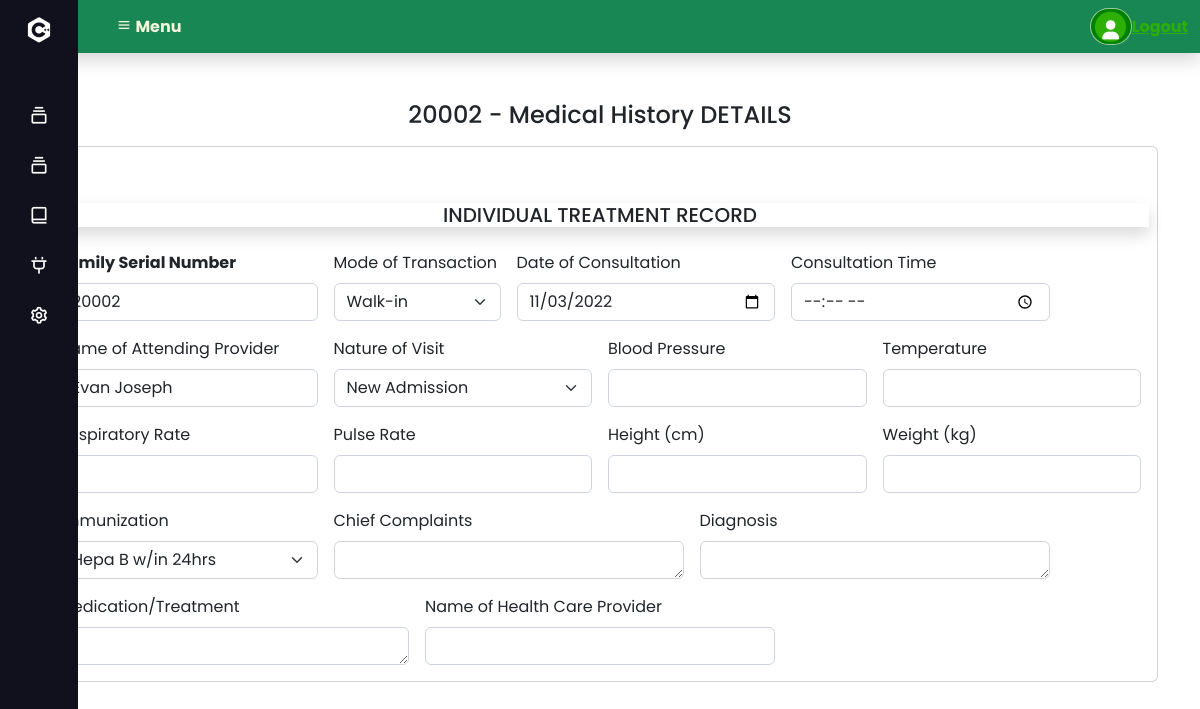
Screenshot of /view_pediaImmunization_itr.php?id=5 with the database file from the repository.
### tables this page shows
CREATE TABLE `tbl_pediavaccination_itr` (
  `id` int(11) NOT NULL AUTO_INCREMENT,
  `family_number` int(11) NOT NULL,
  `mode_of_transaction` varchar(11) NOT NULL,
  `consultation_date` varchar(20) NOT NULL,
  `consultation_time` varchar(20) NOT NULL,
  `attending_provider` varchar(160) NOT NULL,
  `nature_visit` varchar(30) NOT NULL,
  `bloodpressure` varchar(20) NOT NULL,
  `temperature` varchar(20) NOT NULL,
  `respiratory_rate` varchar(20) NOT NULL,
  `pulse_rate` varchar(20) NOT NULL,
  `height` varchar(20) NOT NULL,
  `weight` varchar(20) NOT NULL,
  `immunization` varchar(200) NOT NULL,
  `chief_complaints` varchar(500) NOT NULL,
  `diagnosis` varchar(500) NOT NULL,
  `medication_treatment` varchar(500) NOT NULL,
  `healthcare_provider` varchar(200) NOT NULL,
  `added_at` date DEFAULT current_timestamp(),
  PRIMARY KEY (`id`)
);

### view_pediaImmunization_itr.php (the view, shortened to what this page needs)
<?php
   $con = connection();
   $id = $_GET['id'];
   $sql = "SELECT * FROM tbl_pediavaccination_itr WHERE id = '$id'";
   $medical_itr = $con->query($sql) or die ($con->error);
   $row = $medical_itr->fetch_assoc();
?>
<!DOCTYPE html>
<html lang="en">
<head>
    <link href="https://cdn.jsdelivr.net/npm/bootstrap@5.2.1/dist/css/bootstrap.min.css" rel="stylesheet">
    <link rel="stylesheet" href="assets/css/fontawesome.css">
    <link rel="stylesheet"  href="https://unpkg.com/boxicons@2.1.2/css/boxicons.min.css" />
</head>
<body>
  <nav class="navbar navbar-expand-md navbar-dark bg-success shadow pt-1.3 pb-1.3">
       <?php include('navbar.php'); ?>
    </nav>
  <section id="home">
        <?php include('navigation-bar.php'); ?>
  <h4 class="mt-5 justify-content-center text-center"><?php echo $row['family_number']; ?> - Medical History DETAILS</h4>
  <div class="container mt-3">
            <div class="card">
                <div class="card-body">
                    <form class="row g-3 mt-4" action="" method="post">
                        <h5 class="ITRtitle justify-content-center text-center shadow">INDIVIDUAL TREATMENT RECORD</h5>
                        <div class="col-md-3">
                            <label for="inputFamilySerial" class="form-label fw-bold">Family Serial Number</label>
                            <input type="text" class="form-control"  value="<?php echo $row['family_number']; ?>" name="familyserial" id="inputFamilySerial">
                        </div>
                        <div class="col-md-2">
                            <label for="inputTransaction" class="form-label">Mode of Transaction</label>
                            <select id="inputTransaction" name="transactionmode" class="form-select">
                              <option <?php echo ($row['mode_of_transaction'] == "Walk-in")? 'selected' : '' ?>>Walk-in</option>
                            </select>
                        </div>
                        <div class="col-3">
                            <label for="inputDateConsul" class="form-label">Date of Consultation</label>
                            <input type="date" value="<?php echo $row['consultation_date']; ?>" name="consultationdate" class="form-control" id="inputDateConsul" placeholder="mm/dd/yyyy">
                        </div>
                        <div class="col-3">
                            <label for="inputConsulTime" class="form-label">Consultation Time</label>
                            <input type="time" value="<?php echo $row['consultation_time']; ?>" name="consultationtime" class="form-control" id="inputConsulTime" placeholder="AM/PM">
                        </div>
                        <div class="col-3">
                            <label for="inputAttendingprovider" class="form-label">Name of Attending Provider</label>
                            <input type="text" value="<?php echo $row['attending_provider']; ?>" name="attendingprovider" class="form-control" id="inputAttendingprovider">
                        </div>
                        <div class="col-3">
                            <label for="inputNatureVisit" class="form-label">Nature of Visit</label>
                            <select id="inputNatureVisit" name="naturevisit" class="form-select">
                              <option <?php echo ($row['nature_visit'] == "New Admission")? 'selected' : '' ?>>New Admission</option>
                            </select>
                        </div>
                        <div class="col-3">
                            <label for="inputBloodPressure" class="form-label">Blood Pressure</label>
                            <input type="text" value="<?php echo $row['bloodpressure']; ?>"  name="bloodpressure" class="form-control" id="inputBloodPressure">
                        </div>
                        <div class="col-3">
                            <label for="inputTemperature" class="form-label">Temperature</label>
                            <input type="text" name="temperature" value="<?php echo $row['temperature']; ?>" class="form-control" id="inputTemperature">
                        </div>
                        <div class="col-3">
                            <label for="inputRespiratoryR" class="form-label">Respiratory Rate</label>
                            <input type="text" name="respiratoryrate" value="<?php echo $row['respiratory_rate']; ?>" class="form-control" id="inputRespiratoryR">
                        </div>
                        <div class="col-3">
                            <label for="inputPulseR" class="form-label">Pulse Rate</label>
                            <input type="text" name="pulserate" value="<?php echo $row['pulse_rate']; ?>" class="form-control" id="inputPulseR">
                        </div>
                        <div class="col-3">
                            <label for="inputHeight" class="form-label">Height (cm)</label>
                            <input type="text" name="height" value="<?php echo $row['height']; ?>" class="form-control" id="inputHeight">
                        </div>
                        <div class="col-3">
                            <label for="inputWeight" class="form-label">Weight (kg)</label>
                            <input type="text" name="weight" value="<?php echo $row['weight']; ?>" class="form-control" id="inputWeight">
                        </div>
                        <div class="col-3">
                          <label for="inputImmunization" class="form-label">Immunization</label>
                          <select id="inputImmunization" name="pediaimmunization" class="form-select">
                              <option <?php echo ($row['immunization'] == "Hepa B w/in 24hrs")? 'selected' : '' ?>>Hepa B w/in 24hrs</option>
                            </select>
                        </div>
                        <div class="col-4">
                            <label for="ChiefComplaints" class="form-label">Chief Complaints</label>
                            <textarea class="form-control" name="chiefcomplaints" id="ChiefComplaints" rows="1"><?php echo $row['chief_complaints']; ?></textarea>
                        </div>
                        <div class="col-4">
                            <label for="Diagnosis" class="form-label">Diagnosis</label>
                            <textarea class="form-control" name="diagnosis" id="Diagnosis" rows="1"><?php echo $row['diagnosis']; ?></textarea>
                        </div>
                        <div class="col-4">
                            <label for="MedicationTreatment" class="form-label">Medication/Treatment</label>
                            <textarea class="form-control" name="medicationtreatment" id="MedicationTreatment" rows="1"><?php echo $row['medication_treatment']; ?></textarea>
                        </div>
                        <div class="col-4">
                            <label for="inputHealthProvider" class="form-label">Name of Health Care Provider</label>
                            <input type="text" name="healthcareprovider" value="<?php echo $row['healthcare_provider']; ?>" class="form-control" id="inputHealthProvider">
                        </div>
                        <div class="col-4">
                    </form>
      </div>
    </div>
  </div>
</body>
</html>

### css/Sidebardesign.css (style rules this page uses)
* { margin: 0; padding: 0; box-sizing: border-box; font-family: 'Poppins', sans-serif; }

### rows the page displays
tbl_pediavaccination_itr: family_number "20002", familyserial "20002", transactionmode "Walk-in", consultationdate "11/03/2022", attendingprovider "Evan Joseph", naturevisit "New Admission", pediaimmunization "Hepa B w/in 24hrs"
